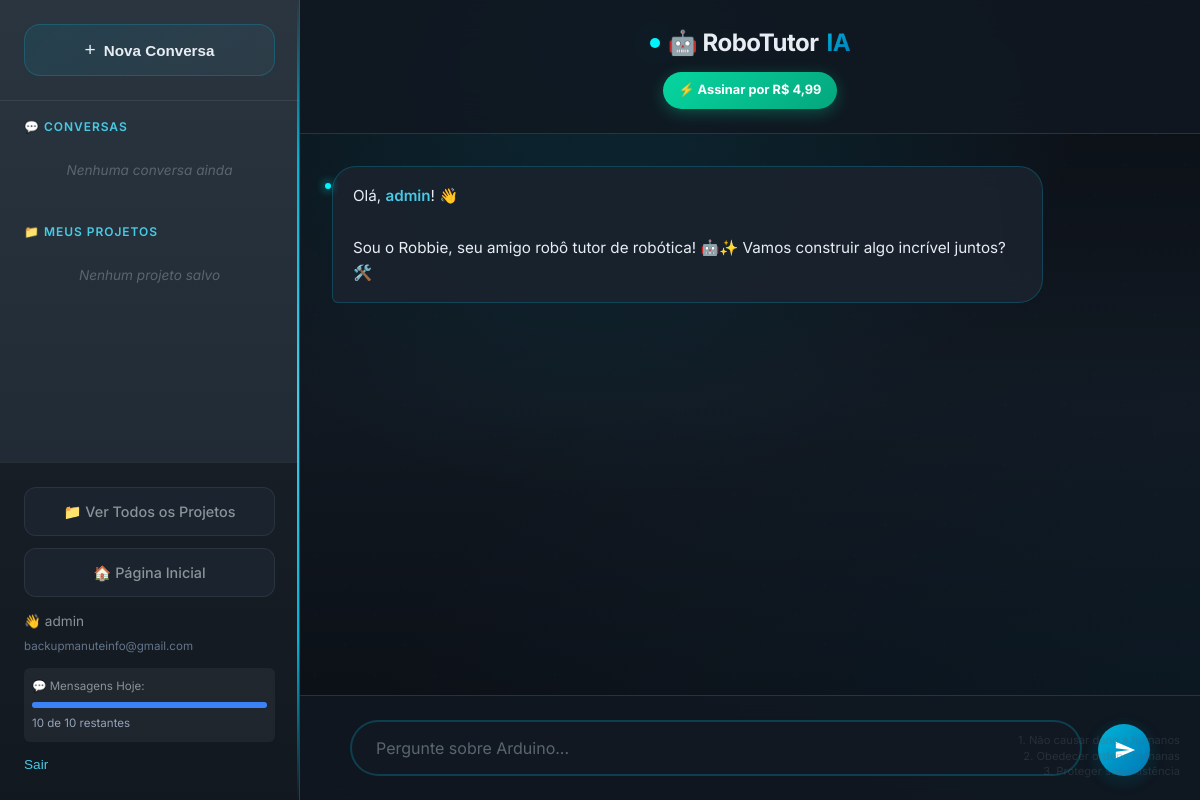
The app's page /chat/ (signed in), older data.
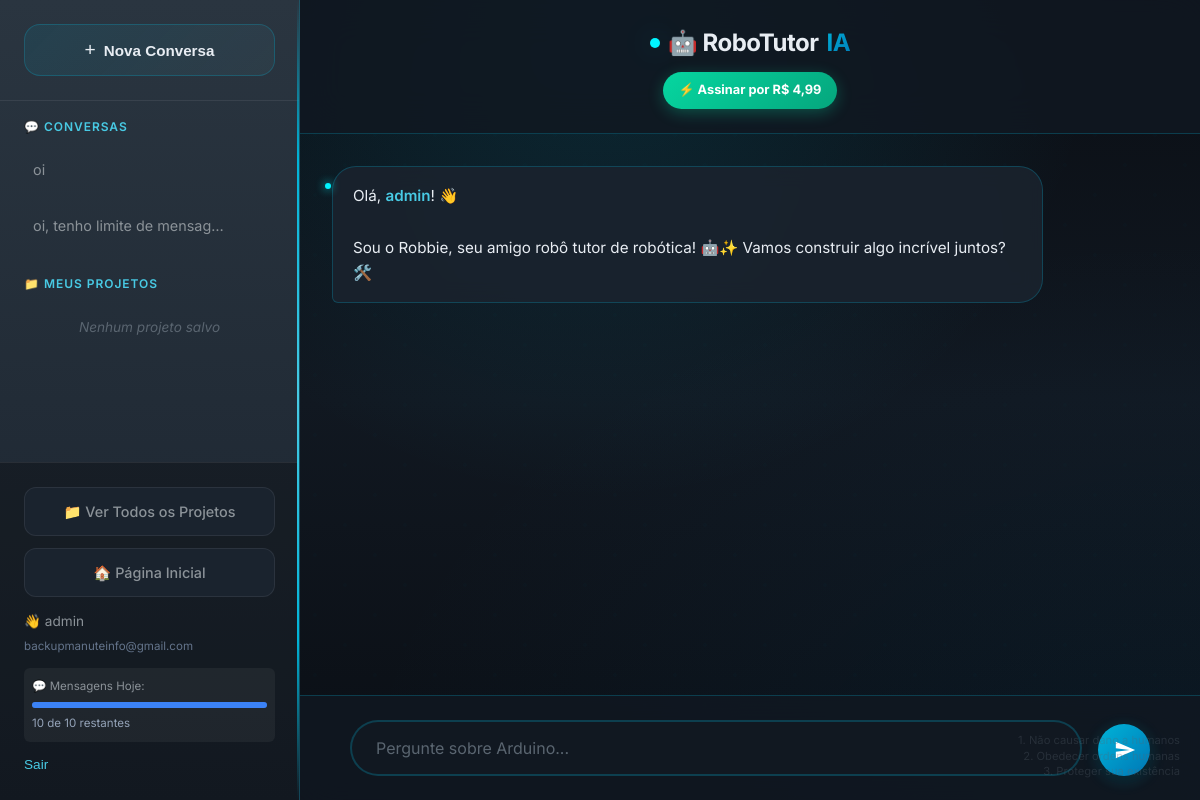
The same page, newer data.
### core/models.py (models this page shows, shortened)
class Conversation(models.Model):
    user = models.ForeignKey(User, on_delete=models.CASCADE, related_name='conversations')
    title = models.CharField(max_length=100, default="Nova Conversa")
    created_at = models.DateTimeField(auto_now_add=True)

### core/views.py (the view)
# urls.py: path('chat/', views.index, name='index'),
@login_required(login_url='/accounts/login/')
def index(request):
    limit = get_user_daily_limit(request.user)
    usage = get_daily_usage(request.user)
    remaining = max(0, limit - usage)
    progress_percentage = int((remaining / limit) * 100) if limit > 0 else 100
    is_premium = user_is_premium(request.user)
    conversations = Conversation.objects.filter(
        user=request.user
    ).order_by('-created_at')
    projects = list(Project.objects.filter(user=request.user))
    return render(request, 'core/index.html', {
        'remaining': remaining,
        'limit': limit,
        'progress_percentage': progress_percentage,
        'is_premium': is_premium,
        'user': request.user,
        'conversations': conversations,
        'projects': projects
    })

### core/context_processors.py (called while the page is built)
def auth_context(request):
    google_login_path = reverse("google_login_entry")
    google_login_url = (
        f"{settings.APP_BASE_URL}{google_login_path}"
        if settings.APP_BASE_URL
        else google_login_path
    )
    callback_url = ""
    if settings.APP_BASE_URL:
        callback_url = f"{settings.APP_BASE_URL}/accounts/google/login/callback/"
    return {
        "app_base_url": settings.APP_BASE_URL,
        "google_login_url": google_login_url,
        "google_oauth_callback_uri": callback_url,
    }

### core/utils.py (called while the page is built)
def get_user_daily_limit(user):
    try:
        is_premium = hasattr(user, 'profile') and user.profile.is_premium
    except Exception:
        is_premium = False
    return 50 if is_premium else 10

def get_daily_usage(user):
    today = timezone.now().date()
    return MessageLog.objects.filter(
        user=user,
        timestamp__date=today,
        role='user'
    ).count()

### core/views.py (called while the page is built)
def user_is_premium(user):
    try:
        return user.profile.is_premium
    except Exception:
        return False

### core/templates/core/index.html (shortened to what this page needs)
{% extends 'base.html' %}
{% block content %}
<div class="app-container">
    <aside class="sidebar" id="sidebar">
        <div class="sidebar-header">
            <button onclick="startNewChat()" class="new-chat-btn">
                <span>+</span> Nova Conversa
            </button>
        </div>
        <div class="history-list">
            <div class="sidebar-section">
                <div class="section-title">💬 Conversas</div>
                {% for conv in conversations %}
                <div class="history-item" id="conv-{{ conv.id }}">
                    <span class="title" onclick="loadConversation({{ conv.id }})">{{ conv.title }}</span>
                </div>
                {% empty %}
                <div class="sidebar-empty">Nenhuma conversa ainda</div>
                {% endfor %}
            </div>
            <div class="sidebar-section">
                <div class="section-title">📁 Meus Projetos</div>
                {% for project in projects %}
                <div class="history-item project-item {% if project.status == 'completed' %}completed{% endif %}"
                    id="project-{{ project.id }}">
                    <span class="title"
                        onclick="{% if project.conversation %}loadConversation({{ project.conversation.id }}){% endif %}">
                        {% if project.status == 'completed' %}
                        ✅
                        {% elif project.status == 'paused' %}
                        ⏸️
                        {% else %}
                        🔧
                        {% endif %}
                        {{ project.title }}
                    </span>
                    <button class="delete-btn" onclick="deleteProject({{ project.id }}, event)"
                        title="Apagar">🗑️</button>
                </div>
                {% empty %}
                <div class="sidebar-empty">Nenhum projeto salvo</div>
                {% endfor %}
            </div>
        </div>
        <div class="user-profile">
            <a href="{% url 'projects' %}">📁 Ver Todos os Projetos</a>
            <a href="{% url 'landing' %}">🏠 Página Inicial</a>
            <div>
                👋 {{ user.first_name|default:user.username }}<br>
                <span style="color: #64748b; font-size: 0.85em;">{{ user.email }}</span><br>
                <div
                    style="margin: 10px 0; padding: 8px; background: rgba(255,255,255,0.05); border-radius: 6px; font-size: 0.85em;">
                    {% if is_premium %}
                    <span style="color: #10b981;">⚡ Mensagens Ilimitadas</span>
                    {% else %}
                    <span>💬 Mensagens Hoje:</span>
                    <div style="width: 100%; background: #334155; height: 6px; border-radius: 3px; margin: 5px 0;">
                        <div
                            style="width: {{ progress_percentage }}%; background: #3b82f6; height: 100%; border-radius: 3px;">
                        </div>
                    </div>
                    <span style="color: #94a3b8;">{{ remaining }} de {{ limit }} restantes</span>
                    {% endif %}
                </div>
                <form method="post" action="{% url 'logout' %}" style="display:inline;">
                    <button type="submit">Sair</button>
                </form>
            </div>
        </div>
    </aside>
    <main class="chat-interface">
        <header class="chat-header">
            <h1>🤖 RoboTutor <span>IA</span></h1>
            <div>
                {% if is_premium %}
                <span class="premium-badge">PREMIUM 👑</span>
                {% else %}
                <a href="{% url 'subscribe' %}" class="upgrade-btn">⚡ Assinar por R$ 4,99</a>
                {% endif %}
            </div>
        </header>
        <div id="chat-messages" class="chat-messages">
            <div class="message bot">
                Olá, <strong>{{ user.first_name|default:user.username }}</strong>! 👋<br><br>
                Sou o Robbie, seu amigo robô tutor de robótica! 🤖✨ Vamos construir algo incrível juntos? 🛠️
            </div>
        </div>
        <div class="chat-input-area">
            <form class="input-form" onsubmit="handleFormSubmit(event)">
                <input type="text" id="user-input" class="chat-input" placeholder="Pergunte sobre Arduino..."
                    aria-label="Sua mensagem" autocomplete="off">
                <button type="submit" class="send-button" aria-label="Enviar mensagem">
                    <svg viewBox="0 0 24 24">
                        <path d="M2.01 21L23 12 2.01 3 2 10l15 2-15 2z"></path>
                    </svg>
                </button>
            </form>
        </div>
    </main>
</div>
<div class="three-laws">
    1. Não causar dano a humanos<br>
    2. Obedecer ordens humanas<br>
    3. Proteger sua existência
</div>
{% endblock %}

### core/templates/base.html (shortened to what this page needs)
{% load static %}
<!DOCTYPE html>
<html lang="pt-br">
<head>
    <link rel="stylesheet" href="{% static 'style.css' %}">
</head>
<body>
    {% block content %}
    {% endblock %}
</body>
</html>

Row changes from the older to the newer data that the page shows:
added Conversation: title "oi"
added Conversation: title "oi, tenho limite de mensag…"
Text that changed along with them:
text no longer shown: "Nenhuma conversa ainda"
